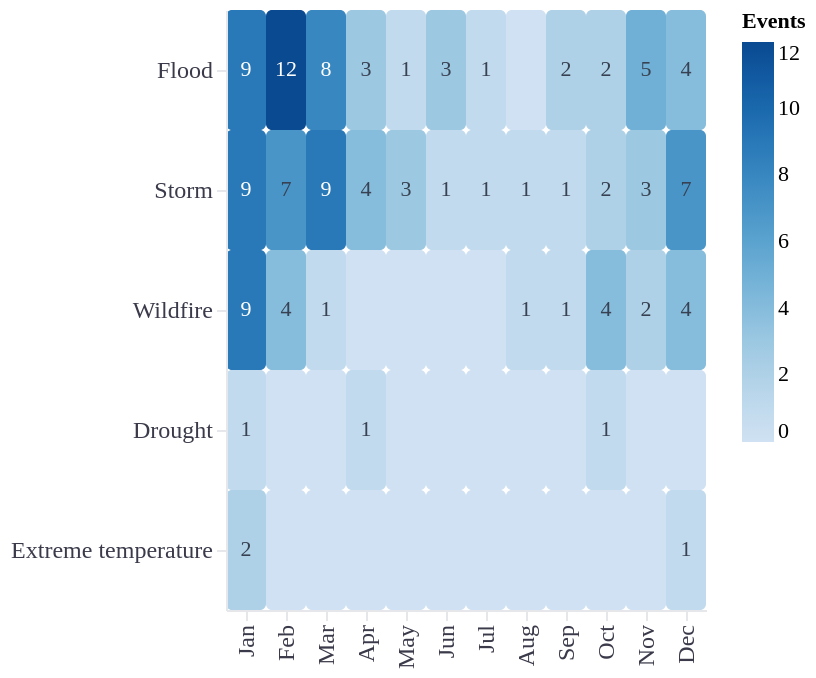

Source (Vega-Lite JSON):
### Vega-Lite specification from a JSON file in a GitHub repository (floating-point values rounded to 4 significant figures)
{"$schema": "https://vega.github.io/schema/vega-lite/v5.json", "description": "Heatmap of Australian natural disaster frequency by month and type, 2000-2026", "width": "container", "height": 300, "data": {"values": [{"disaster_type": "Flood", "month": 1, "month_name": "Jan", "count": 9}, {"disaster_type": "Flood", "month": 2, "month_name": "Feb", "count": 12}, {"disaster_type": "Flood", "month": 3, "month_name": "Mar", "count": 8}, {"disaster_type": "Flood", "month": 4, "month_name": "Apr", "count": 3}, {"disaster_type": "Flood", "month": 5, "month_name": "May", "count": 1}, {"disaster_type": "Flood", "month": 6, "month_name": "Jun", "count": 3}, {"disaster_type": "Flood", "month": 7, "month_name": "Jul", "count": 1}, {"disaster_type": "Flood", "month": 8, "month_name": "Aug", "count": 0}, {"disaster_type": "Flood", "month": 9, "month_name": "Sep", "count": 2}, {"disaster_type": "Flood", "month": 10, "month_name": "Oct", "count": 2}, {"disaster_type": "Flood", "month": 11, "month_name": "Nov", "count": 5}, {"disaster_type": "Flood", "month": 12, "month_name": "Dec", "count": 4}, {"disaster_type": "Storm", "month": 1, "month_name": "Jan", "count": 9}, {"disaster_type": "Storm", "month": 2, "month_name": "Feb", "count": 7}, {"disaster_type": "Storm", "month": 3, "month_name": "Mar", "count": 9}, {"disaster_type": "Storm", "month": 4, "month_name": "Apr", "count": 4}, {"disaster_type": "Storm", "month": 5, "month_name": "May", "count": 3}, {"disaster_type": "Storm", "month": 6, "month_name": "Jun", "count": 1}, {"disaster_type": "Storm", "month": 7, "month_name": "Jul", "count": 1}, {"disaster_type": "Storm", "month": 8, "month_name": "Aug", "count": 1}, {"disaster_type": "Storm", "month": 9, "month_name": "Sep", "count": 1}, {"disaster_type": "Storm", "month": 10, "month_name": "Oct", "count": 2}, {"disaster_type": "Storm", "month": 11, "month_name": "Nov", "count": 3}, {"disaster_type": "Storm", "month": 12, "month_name": "Dec", "count": 7}, {"disaster_type": "Wildfire", "month": 1, "month_name": "Jan", "count": 9}, {"disaster_type": "Wildfire", "month": 2, "month_name": "Feb", "count": 4}, {"disaster_type": "Wildfire", "month": 3, "month_name": "Mar", "count": 1}, {"disaster_type": "Wildfire", "month": 4, "month_name": "Apr", "count": 0}, {"disaster_type": "Wildfire", "month": 5, "month_name": "May", "count": 0}, {"disaster_type": "Wildfire", "month": 6, "month_name": "Jun", "count": 0}, {"disaster_type": "Wildfire", "month": 7, "month_name": "Jul", "count": 0}, {"disaster_type": "Wildfire", "month": 8, "month_name": "Aug", "count": 1}, {"disaster_type": "Wildfire", "month": 9, "month_name": "Sep", "count": 1}, {"disaster_type": "Wildfire", "month": 10, "month_name": "Oct", "count": 4}, {"disaster_type": "Wildfire", "month": 11, "month_name": "Nov", "count": 2}, {"disaster_type": "Wildfire", "month": 12, "month_name": "Dec", "count": 4}, {"disaster_type": "Drought", "month": 1, "month_name": "Jan", "count": 1}, {"disaster_type": "Drought", "month": 2, "month_name": "Feb", "count": 0}, {"disaster_type": "Drought", "month": 3, "month_name": "Mar", "count": 0}, {"disaster_type": "Drought", "month": 4, "month_name": "Apr", "count": 1}, {"disaster_type": "Drought", "month": 5, "month_name": "May", "count": 0}, {"disaster_type": "Drought", "month": 6, "month_name": "Jun", "count": 0}, {"disaster_type": "Drought", "month": 7, "month_name": "Jul", "count": 0}, {"disaster_type": "Drought", "month": 8, "month_name": "Aug", "count": 0}, {"disaster_type": "Drought", "month": 9, "month_name": "Sep", "count": 0}, {"disaster_type": "Drought", "month": 10, "month_name": "Oct", "count": 1}, {"disaster_type": "Drought", "month": 11, "month_name": "Nov", "count": 0}, {"disaster_type": "Drought", "month": 12, "month_name": "Dec", "count": 0}, {"disaster_type": "Extreme temperature", "month": 1, "month_name": "Jan", "count": 2}, {"disaster_type": "Extreme temperature", "month": 2, "month_name": "Feb", "count": 0}, {"disaster_type": "Extreme temperature", "month": 3, "month_name": "Mar", "count": 0}, {"disaster_type": "Extreme temperature", "month": 4, "month_name": "Apr", "count": 0}, {"disaster_type": "Extreme temperature", "month": 5, "month_name": "May", "count": 0}, {"disaster_type": "Extreme temperature", "month": 6, "month_name": "Jun", "count": 0}, {"disaster_type": "Extreme temperature", "month": 7, "month_name": "Jul", "count": 0}, {"disaster_type": "Extreme temperature", "month": 8, "month_name": "Aug", "count": 0}, {"disaster_type": "Extreme temperature", "month": 9, "month_name": "Sep", "count": 0}, {"disaster_type": "Extreme temperature", "month": 10, "month_name": "Oct", "count": 0}, {"disaster_type": "Extreme temperature", "month": 11, "month_name": "Nov", "count": 0}, {"disaster_type": "Extreme temperature", "month": 12, "month_name": "Dec", "count": 1}]}, "layer": [{"mark": {"type": "rect", "cornerRadius": 3, "tooltip": true}, "encoding": {"x": {"field": "month_name", "type": "ordinal", "title": null, "sort": ["Jan", "Feb", "Mar", "Apr", "May", "Jun", "Jul", "Aug", "Sep", "Oct", "Nov", "Dec"], "axis": {"labelFontSize": 12, "labelFont": "DM Sans", "labelColor": "#3a3a4a", "domainColor": "#e5e7eb", "tickColor": "#e5e7eb"}}, "y": {"field": "disaster_type", "type": "ordinal", "title": null, "sort": ["Flood", "Storm", "Wildfire", "Drought", "Extreme temperature"], "axis": {"labelFontSize": 12, "labelFont": "DM Sans", "labelColor": "#3a3a4a", "domainColor": "#e5e7eb", "tickColor": "#e5e7eb"}}, "color": {"field": "count", "type": "quantitative", "title": "Events", "scale": {"scheme": "blues", "domainMin": 0}, "legend": {"title": "Events", "titleFontSize": 11, "labelFontSize": 11, "labelFont": "DM Sans", "titleFont": "DM Sans", "orient": "right"}}, "tooltip": [{"field": "disaster_type", "type": "nominal", "title": "Disaster type"}, {"field": "month_name", "type": "nominal", "title": "Month"}, {"field": "count", "type": "quantitative", "title": "Events"}]}}, {"transform": [{"filter": "datum.count > 0"}], "mark": {"type": "text", "fontSize": 11, "fontWeight": "500", "font": "DM Sans"}, "encoding": {"x": {"field": "month_name", "type": "ordinal", "sort": ["Jan", "Feb", "Mar", "Apr", "May", "Jun", "Jul", "Aug", "Sep", "Oct", "Nov", "Dec"]}, "y": {"field": "disaster_type", "type": "ordinal", "sort": ["Flood", "Storm", "Wildfire", "Drought", "Extreme temperature"]}, "text": {"field": "count", "type": "quantitative"}, "color": {"condition": {"test": "datum.count >= 8", "value": "#ffffff"}, "value": "#374151"}}}], "view": {"stroke": null}, "background": "transparent", "config": {"font": "DM Sans", "axis": {"grid": false}}}
